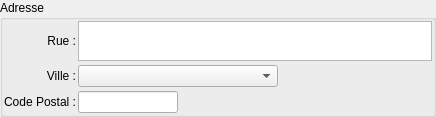
       <widget class="QGroupBox" name="groupBox_2">
        <property name="title">
         <string>Adresse</string>
        </property>
        <layout class="QGridLayout" name="gridLayout_3">
         <property name="leftMargin">
          <number>1</number>
         </property>
         <property name="topMargin">
          <number>1</number>
         </property>
         <property name="rightMargin">
          <number>1</number>
         </property>
         <property name="bottomMargin">
          <number>1</number>
         </property>
         <property name="horizontalSpacing">
          <number>2</number>
         </property>
         <property name="verticalSpacing">
          <number>4</number>
         </property>
         <item row="0" column="0">
          <widget class="QLabel" name="Lb_Rue">
           <property name="palette">
            <palette>
             <active>
              <colorrole role="WindowText">
               <brush brushstyle="SolidPattern">
                <color alpha="255">
                 <red>0</red>
                 <green>0</green>
                 <blue>0</blue>
                </color>
               </brush>
              </colorrole>
             </active>
             <inactive>
              <colorrole role="WindowText">
               <brush brushstyle="SolidPattern">
                <color alpha="255">
                 <red>0</red>
                 <green>0</green>
                 <blue>0</blue>
                </color>
               </brush>
              </colorrole>
             </inactive>
             <disabled>
              <colorrole role="WindowText">
               <brush brushstyle="SolidPattern">
                <color alpha="255">
                 <red>0</red>
                 <green>0</green>
                 <blue>0</blue>
                </color>
               </brush>
              </colorrole>
             </disabled>
            </palette>
           </property>
           <property name="text">
            <string>Rue :</string>
           </property>
           <property name="alignment">
            <set>Qt::AlignRight|Qt::AlignTrailing|Qt::AlignVCenter</set>
           </property>
          </widget>
         </item>
         <item row="2" column="3">
          <spacer name="horizontalSpacer_2">
           <property name="orientation">
            <enum>Qt::Horizontal</enum>
           </property>
           <property name="sizeHint" stdset="0">
            <size>
             <width>40</width>
             <height>20</height>
            </size>
           </property>
          </spacer>
         </item>
         <item row="2" column="0">
          <widget class="QLabel" name="Lb_CP">
           <property name="palette">
            <palette>
             <active>
              <colorrole role="WindowText">
               <brush brushstyle="SolidPattern">
                <color alpha="255">
                 <red>0</red>
                 <green>0</green>
                 <blue>0</blue>
                </color>
               </brush>
              </colorrole>
             </active>
             <inactive>
              <colorrole role="WindowText">
               <brush brushstyle="SolidPattern">
                <color alpha="255">
                 <red>0</red>
                 <green>0</green>
                 <blue>0</blue>
                </color>
               </brush>
              </colorrole>
             </inactive>
             <disabled>
              <colorrole role="WindowText">
               <brush brushstyle="SolidPattern">
                <color alpha="255">
                 <red>0</red>
                 <green>0</green>
                 <blue>0</blue>
                </color>
               </brush>
              </colorrole>
             </disabled>
            </palette>
           </property>
           <property name="text">
            <string>Code Postal :</string>
           </property>
           <property name="alignment">
            <set>Qt::AlignRight|Qt::AlignTrailing|Qt::AlignVCenter</set>
           </property>
          </widget>
         </item>
         <item row="1" column="0">
          <widget class="QLabel" name="Lb_Ville">
           <property name="palette">
            <palette>
             <active>
              <colorrole role="WindowText">
               <brush brushstyle="SolidPattern">
                <color alpha="255">
                 <red>0</red>
                 <green>0</green>
                 <blue>0</blue>
                </color>
               </brush>
              </colorrole>
             </active>
             <inactive>
              <colorrole role="WindowText">
               <brush brushstyle="SolidPattern">
                <color alpha="255">
                 <red>0</red>
                 <green>0</green>
                 <blue>0</blue>
                </color>
               </brush>
              </colorrole>
             </inactive>
             <disabled>
              <colorrole role="WindowText">
               <brush brushstyle="SolidPattern">
                <color alpha="255">
                 <red>0</red>
                 <green>0</green>
                 <blue>0</blue>
                </color>
               </brush>
              </colorrole>
             </disabled>
            </palette>
           </property>
           <property name="text">
            <string>Ville :</string>
           </property>
           <property name="alignment">
            <set>Qt::AlignRight|Qt::AlignTrailing|Qt::AlignVCenter</set>
           </property>
          </widget>
         </item>
         <item row="0" column="1" colspan="3">
          <widget class="QTextEdit" name="Te_Rue">
           <property name="minimumSize">
            <size>
             <width>0</width>
             <height>40</height>
            </size>
           </property>
           <property name="maximumSize">
            <size>
             <width>16777215</width>
             <height>40</height>
            </size>
           </property>
           <property name="palette">
            <palette>
             <active>
              <colorrole role="WindowText">
               <brush brushstyle="SolidPattern">
                <color alpha="255">
                 <red>0</red>
                 <green>0</green>
                 <blue>0</blue>
                </color>
               </brush>
              </colorrole>
             </active>
             <inactive>
              <colorrole role="WindowText">
               <brush brushstyle="SolidPattern">
                <color alpha="255">
                 <red>0</red>
                 <green>0</green>
                 <blue>0</blue>
                </color>
               </brush>
              </colorrole>
             </inactive>
             <disabled>
              <colorrole role="WindowText">
               <brush brushstyle="SolidPattern">
                <color alpha="255">
                 <red>0</red>
                 <green>0</green>
                 <blue>0</blue>
                </color>
               </brush>
              </colorrole>
             </disabled>
            </palette>
           </property>
          </widget>
         </item>
         <item row="2" column="1">
          <widget class="QLineEdit" name="Le_CP">
           <property name="minimumSize">
            <size>
             <width>0</width>
             <height>20</height>
            </size>
           </property>
           <property name="maximumSize">
            <size>
             <width>100</width>
             <height>16777215</height>
            </size>
           </property>
           <property name="palette">
            <palette>
             <active>
              <colorrole role="WindowText">
               <brush brushstyle="SolidPattern">
                <color alpha="255">
                 <red>0</red>
                 <green>0</green>
                 <blue>0</blue>
                </color>
               </brush>
              </colorrole>
              <colorrole role="Text">
               <brush brushstyle="SolidPattern">
                <color alpha="255">
                 <red>26</red>
                 <green>26</green>
                 <blue>26</blue>
                </color>
               </brush>
              </colorrole>
             </active>
             <inactive>
              <colorrole role="WindowText">
               <brush brushstyle="SolidPattern">
                <color alpha="255">
                 <red>0</red>
                 <green>0</green>
                 <blue>0</blue>
                </color>
               </brush>
              </colorrole>
              <colorrole role="Text">
               <brush brushstyle="SolidPattern">
                <color alpha="255">
                 <red>26</red>
                 <green>26</green>
                 <blue>26</blue>
                </color>
               </brush>
              </colorrole>
             </inactive>
             <disabled>
              <colorrole role="WindowText">
               <brush brushstyle="SolidPattern">
                <color alpha="255">
                 <red>0</red>
                 <green>0</green>
                 <blue>0</blue>
                </color>
               </brush>
              </colorrole>
              <colorrole role="Text">
               <brush brushstyle="SolidPattern">
                <color alpha="255">
                 <red>0</red>
                 <green>0</green>
                 <blue>0</blue>
                </color>
               </brush>
              </colorrole>
             </disabled>
            </palette>
           </property>
          </widget>
         </item>
         <item row="1" column="1" colspan="2">
          <widget class="QComboBox" name="CBx_Ville">
           <property name="minimumSize">
            <size>
             <width>200</width>
             <height>20</height>
            </size>
           </property>
           <property name="font">
            <font>
             <pointsize>8</pointsize>
             <weight>75</weight>
             <bold>true</bold>
            </font>
           </property>
          </widget>
         </item>
        </layout>
       </widget>
